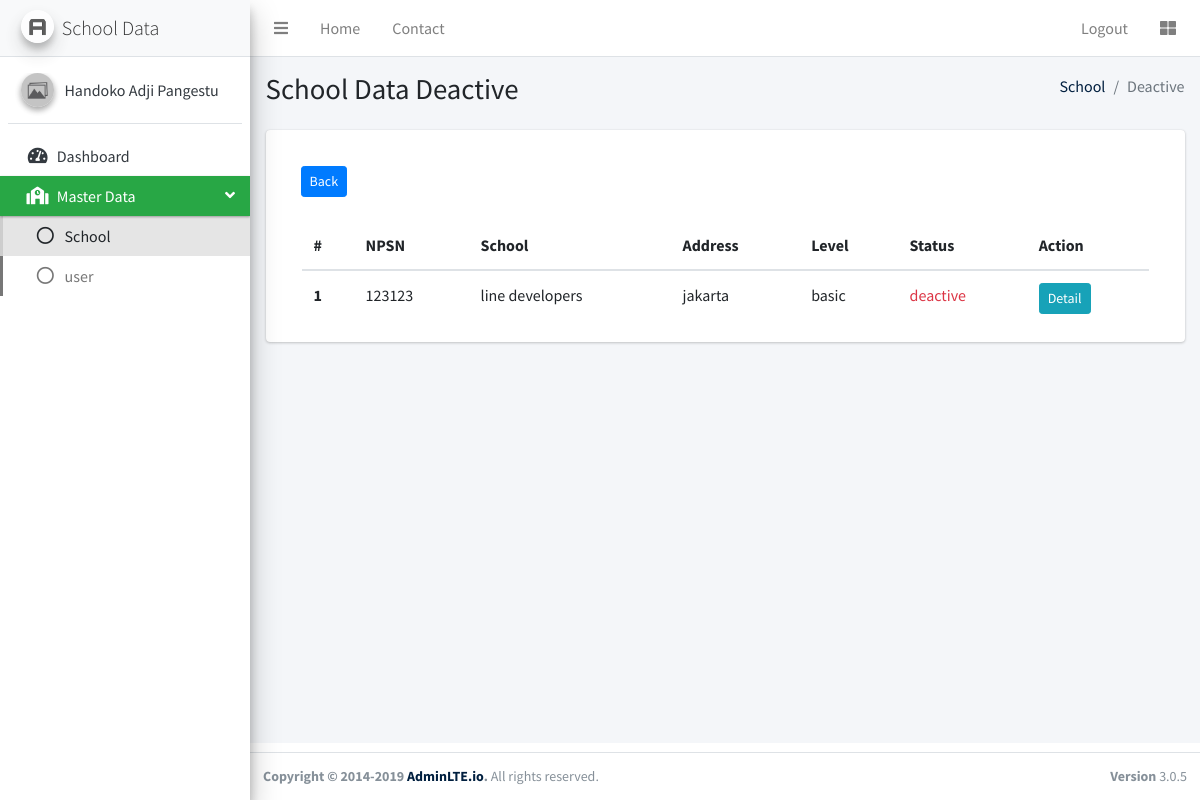
Page /4/resources/pages/admin/school_deactive.php (signed in) on the committed database.
### tables this page shows
CREATE TABLE `user` (
  `id` int(11) NOT NULL,
  `name` varchar(45) NOT NULL,
  `email` varchar(90) NOT NULL,
  `password` varchar(255) NOT NULL
);

CREATE TABLE `school_tb` (
  `id` int(11) NOT NULL,
  `NPSN` varchar(55) NOT NULL,
  `name_school` varchar(128) NOT NULL,
  `address` text NOT NULL,
  `logo_school` varchar(128) NOT NULL,
  `school_level` varchar(128) NOT NULL,
  `status_school` enum('active','deactive') NOT NULL,
  `user_id` int(11) NOT NULL
);

### 4/resources/config/functions.php (called while the page is built, shortened)
<?php
$host = 'localhost';
$username = 'root';
$password = '';
$database = '2021_project_dumbways';
$conn = mysqli_connect($host, $username, $password, $database);
function query($query)
{
  global $conn;
  $result = mysqli_query($conn, $query);
  $rows = [];
  while ($row = mysqli_fetch_assoc($result)) {
    $rows[] = $row;
  }
  return $rows;
}

### 4/resources/pages/admin/school_deactive.php (the view, shortened to what this page needs)
<?php
require '../../config/functions.php';
$page = 'school';
$email = $_SESSION['email'];
$user = query("SELECT * FROM user WHERE email = '$email' ")[0];
$schools = query("SELECT * FROM school_tb WHERE status_school = 'deactive'");
?>
<!DOCTYPE html>
<html>
<head>
  <link rel="stylesheet" href="../../../public_html/vendors/adminlte/plugins/fontawesome-free/css/all.min.css" />
  <link rel="stylesheet" href="https://code.ionicframework.com/ionicons/2.0.1/css/ionicons.min.css" />
  <link rel="stylesheet" href="../../../public_html/vendors/adminlte/plugins/tempusdominus-bootstrap-4/css/tempusdominus-bootstrap-4.min.css" />
  <link rel="stylesheet" href="../../../public_html/vendors/adminlte/plugins/icheck-bootstrap/icheck-bootstrap.min.css" />
  <link rel="stylesheet" href="../../../public_html/vendors/adminlte/plugins/jqvmap/jqvmap.min.css" />
  <link rel="stylesheet" href="../../../public_html/vendors/adminlte/dist/css/adminlte.min.css" />
  <link rel="stylesheet" href="../../../public_html/vendors/adminlte/plugins/overlayScrollbars/css/OverlayScrollbars.min.css" />
  <link rel="stylesheet" href="../../../public_html/vendors/adminlte/plugins/daterangepicker/daterangepicker.css" />
  <link rel="stylesheet" href="../../../public_html/vendors/adminlte/plugins/summernote/summernote-bs4.css" />
  <link rel="stylesheet" href="../../../public_html/vendors/adminlte/plugins/datatables-bs4/css/dataTables.bootstrap4.min.css" />
  <link rel="stylesheet" href="../../../public_html/vendors/adminlte/plugins/datatables-responsive/css/responsive.bootstrap4.min.css" />
  <link rel="stylesheet" href="../../../public_html/vendors/adminlte/plugins/sweetalert2-theme-bootstrap-4/bootstrap-4.min.css" />
  <link rel="stylesheet" href="../../../public_html/vendors/adminlte/plugins/toastr/toastr.min.css" />
  <link rel="stylesheet" href="../../../public_html/vendors/pos/css/style.css" />
</head>
<body class="sidebar-mini layout-fixed layout-footer-fixed accent-navy">
  <div class="wrapper">
    <nav class="main-header navbar navbar-expand accent-navy navbar-light navbar-white">
      <?php include("../components/admin/header.php"); ?>
    </nav>
    <aside class="main-sidebar elevation-4 sidebar-light-success">
      <?= include("../components/admin/sidebar.php"); ?>
    </aside>
    <div class="content-wrapper">
      <section class="content-header">
        <div class="container-fluid">
          <div class="row mb-2">
            <div class="col-sm-6">
              <h1>School Data Deactive</h1>
            </div>
            <div class="col-sm-6">
              <ol class="breadcrumb float-sm-right">
                <li class="breadcrumb-item"><a href="school.php">School</a></li>
                <li class="breadcrumb-item active">Deactive</li>
              </ol>
            </div>
          </div>
        </div>
      </section>
      <section class="content">
        <div class="container-fluid">
          <div class="card p-3">
            <div class="card-body pb-0">
              <div class="row">
                <div class="col-md-12 mb-4">
                  <div class="input-group-append">
                    <a href="school.php" class="btn btn-sm btn-primary mr-3">
                      Back
                    </a>
                  </div>
                </div>
              </div>
              <table class="table" id="myTable">
                <thead>
                  <tr>
                    <th scope="col">#</th>
                    <th scope="col">NPSN</th>
                    <th scope="col">School</th>
                    <th scope="col">Address</th>
                    <th scope="col">Level</th>
                    <th scope="col">Status</th>
                    <th scope="col">Action</th>
                  </tr>
                </thead>
                <tbody>
                  <?php foreach ($schools as $key => $school) : ?>
                    <tr>
                      <th scope="row"><?= $key + 1; ?></th>
                      <td><?= $school['NPSN']; ?></td>
                      <td><?= $school['name_school']; ?></td>
                      <td><?= $school['address']; ?></td>
                      <td><?= $school['school_level']; ?></td>
                      <td class="<?= $school['status_school'] == 'active' ? 'text-success' : 'text-danger'; ?>"><?= $school['status_school']; ?></td>
                      <td>
                        <a href="school_show.php?id=<?= $school['id']; ?>" class="btn btn-sm btn-info">Detail</a>
                      </td>
                    </tr>
                  <?php endforeach; ?>
                </tbody>
              </table>
            </div>
          </div>
      </section>
    </div>
    <footer class="main-footer text-sm">
      <div class="float-right d-none d-sm-block"><b>Version</b> 3.0.5</div>
      <strong>Copyright &copy; 2014-2019
        <a href="http://adminlte.io">AdminLTE.io</a>.</strong>
      All rights reserved.
    </footer>
  </div>
</body>
</html>

### 4/resources/pages/components/admin/sidebar.php
<a href="../../pages/admin/dashboard.php" class="brand-link navbar-light">
  <img src="../../../public_html/vendors/adminlte/dist/img/AdminLTELogo.png" alt="AdminLTE Logo" class="brand-image img-circle elevation-3" style="opacity: 0.8;" />
  <span class="brand-text font-weight-light">School Data</span>
</a>
<div class="sidebar">
  <div class="user-panel mt-3 pb-3 mb-3 d-flex">
    <div class="image">
      <img src="../../../public_html/vendors/pos/img/default.jpg" class="img-circle elevation-2" alt="User Image" />
    </div>
    <div class="info">
      <a href="#" class="d-block"><?= $user['name']; ?></a>
    </div>
  </div>
  <nav class="mt-2">
    <ul class="nav nav-pills nav-sidebar flex-column nav-flat nav-child-indent" data-widget="treeview" role="menu" data-accordion="false">
      <li class="nav-item">
        <a href="dashboard.php" class="nav-link <?= $page == "dashboard" ? "active" : null; ?>">
          <i class="nav-icon fas fa-tachometer-alt"></i>
          <p>
            Dashboard
          </p>
        </a>
      </li>
      <li class="nav-item has-treeview <?= $page == "school" || $page == "user" ? "menu-open" : null; ?>">
        <a href="#" class="nav-link <?= $page == "school" || $page == "user" ? "active" : null; ?>">
          <i class="nav-icon fas fa-school"></i>
          <p>
            Master Data
            <i class="fas fa-angle-left right"></i>
          </p>
        </a>
        <ul class="nav nav-treeview">
          <li class="nav-item has-treeview">
            <a href="school.php" class="nav-link <?= $page == "school" ? "active" : null; ?>">
              <i class="far fa-circle nav-icon"></i>
              <p>
                School
              </p>
            </a>
          </li>
        </ul>
        <ul class="nav nav-treeview">
          <li class="nav-item has-treeview">
            <a href="user.php" class="nav-link <?= $page == "user" ? "active" : null; ?>">
              <i class="far fa-circle nav-icon"></i>
              <p>
                user
              </p>
            </a>
          </li>
        </ul>
      </li>
    </ul>
  </nav>
</div>

### rows in the picture
user: name "Handoko Adji Pangestu"
school_tb: NPSN "123123", name_school "line developers", address "jakarta", school_level "basic", status_school "deactive"
